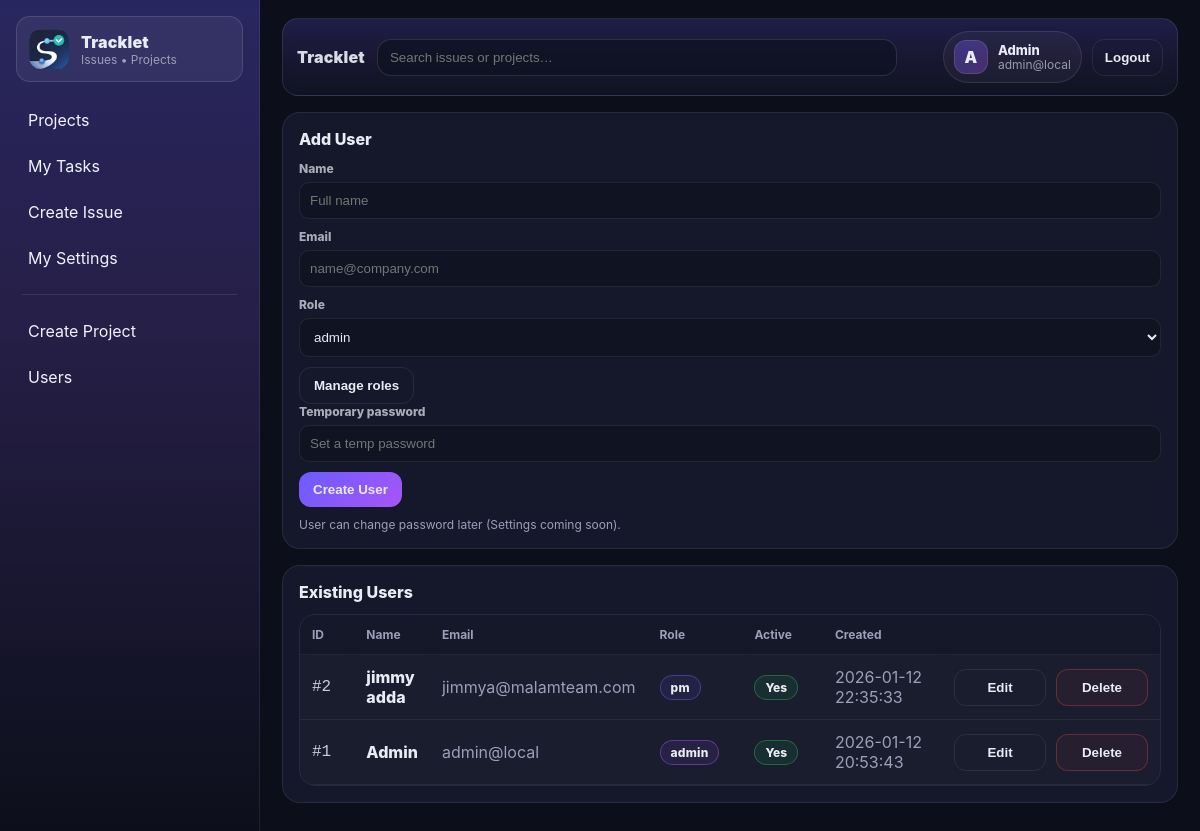
/admin/users (signed in), run on an earlier commit of the app's database.
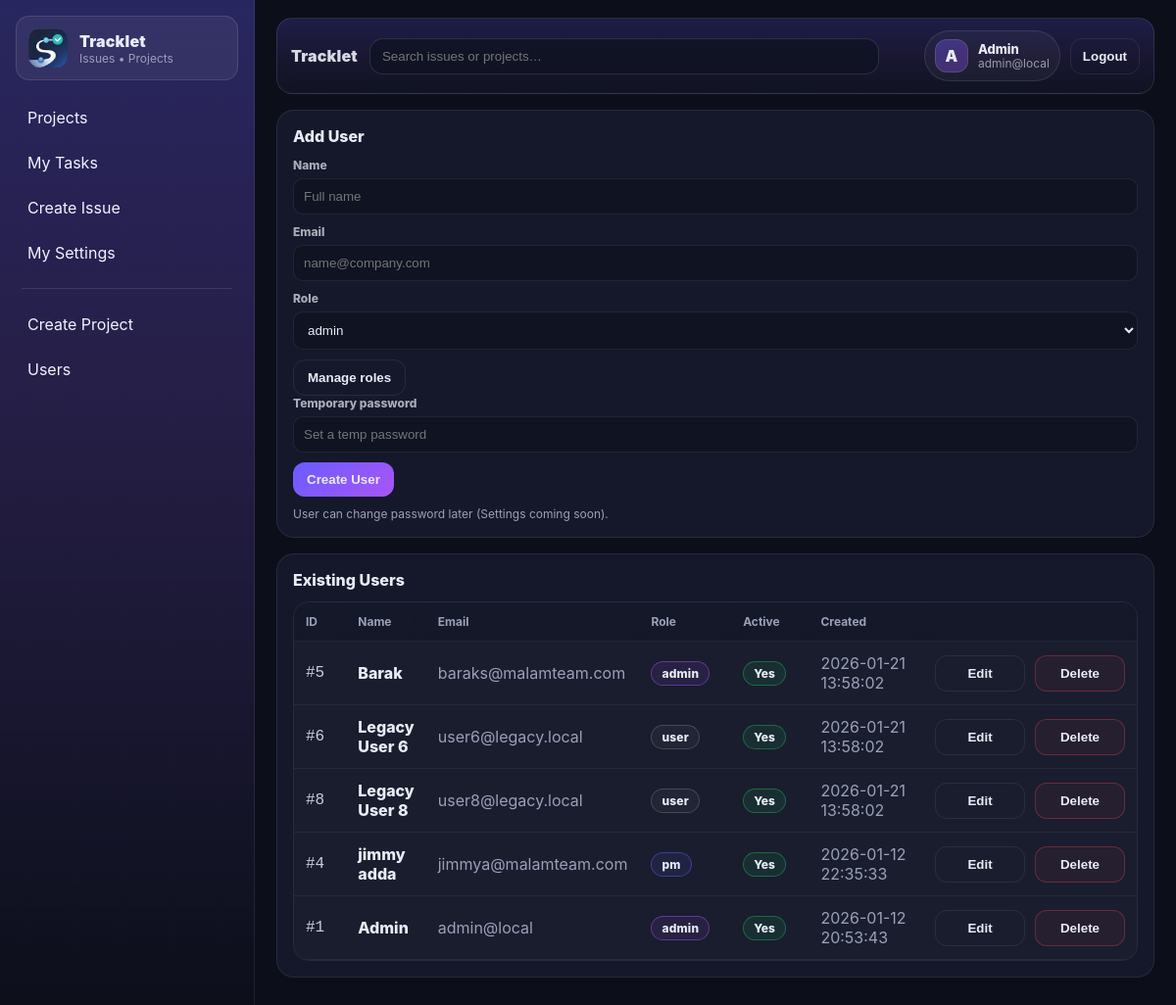
And on a later commit of the database.
### tables this page shows
CREATE TABLE users (
  id INTEGER PRIMARY KEY AUTOINCREMENT,
  email TEXT NOT NULL UNIQUE,
  password_hash TEXT NOT NULL,
  name TEXT NOT NULL,
  role TEXT NOT NULL DEFAULT 'user',     -- admin|pm|user
  photo_path TEXT,
  is_active INTEGER NOT NULL DEFAULT 1,
  created_at TEXT NOT NULL DEFAULT (datetime('now'))
);

### app.py (the view)
@app.get("/admin/users")
@login_required
def admin_users():
    if not is_admin():
        abort(403)
    return render_template(
        "admin_users.html",
        users=list_users_admin(),
        roles=list_roles_active(),
    )

### TrackletDB.py (called while the page is built)
def get_db_path() -> str:
    return settings.DB_PATH

def _ensure_parent(db_path: str) -> None:
    Path(db_path).parent.mkdir(parents=True, exist_ok=True)

def get_connection() -> sqlite3.Connection:
    db_path = get_db_path()
    _ensure_parent(db_path)
    conn = sqlite3.connect(db_path, detect_types=sqlite3.PARSE_DECLTYPES)
    conn.row_factory = sqlite3.Row
    conn.execute("PRAGMA foreign_keys = ON;")
    conn.execute("PRAGMA journal_mode = WAL;")
    return conn

def db_read_one(sql: str, params: tuple[Any, ...] = ()) -> Optional[sqlite3.Row]:
    conn = get_connection()
    try:
        cur = conn.cursor()
        cur.execute(sql, params)
        return cur.fetchone()
    finally:
        conn.close()

def db_read_all(sql: str, params: tuple[Any, ...] = ()) -> list[sqlite3.Row]:
    conn = get_connection()
    try:
        cur = conn.cursor()
        cur.execute(sql, params)
        return cur.fetchall()
    finally:
        conn.close()

def get_user_by_id(user_id: int) -> Optional[sqlite3.Row]:
    return db_read_one("SELECT * FROM users WHERE id=? AND is_active=1", (user_id,))

def list_users_admin() -> list[sqlite3.Row]:
    return db_read_all("SELECT id, name, email, role, is_active, created_at FROM users ORDER BY created_at DESC")

def list_roles_active() -> list[sqlite3.Row]:
    return db_read_all("SELECT id, name FROM roles WHERE is_active=1 ORDER BY name")

### app.py (called while the page is built)
@app.context_processor
def inject_settings():
    return {"settings": settings}

@login_manager.user_loader
def load_user(user_id: str):
    row = get_user_by_id(int(user_id))
    return User(row) if row else None

def is_admin() -> bool:
    return current_user.is_authenticated and current_user.role == "admin"

### templates/admin_users.html (shortened to what this page needs)
{% extends "layout.html" %}
{% set title = "Users" %}
{% block content %}
<div class="card">
  <div class="card-title">Add User</div>
  <form method="post" action="{{ url_for('admin_users_post') }}" >
    <label class="label">Name</label>
    <input name="name" required placeholder="Full name">
    <label class="label">Email</label>
    <input name="email" type="email" required placeholder="name@company.com">
    <label class="label">Role</label>
    <select name="role" id="roleSelect">
    {% for r in roles %}
        <option value="{{ r.name }}">{{ r.name }}</option>
    {% endfor %}
    </select>
    <button class="btn btn-ghost" type="button" onclick="openRolesModal()" style="margin-bottom:0;">
    Manage roles
    </button>
    <label class="label">Temporary password</label>
    <input name="password" required placeholder="Set a temp password">
    <button class="btn btn-primary" type="submit">Create User</button>
    <div class="muted" style="font-size:12px;">
      User can change password later (Settings coming soon).
    </div>
  </form>
</div>
<div class="card">
  <div class="card-title">Existing Users</div>
  <div class="table-wrap">
    <table class="table table-users">
      <thead>
        <tr>
          <th style="width:80px;">ID</th>
          <th>Name</th>
          <th>Email</th>
          <th style="width:120px;">Role</th>
          <th style="width:110px;">Active</th>
          <th style="width:180px;">Created</th>
          <th style="width:120px;"></th>
        </tr>
      </thead>
      <tbody>
        {% for u in users %}
        <tr>
          <td class="mono">#{{ u.id }}</td>
          <td class="cell-strong">{{ u.name }}</td>
          <td class="muted">{{ u.email }}</td>
          <td>
            <span class="pill role-{{ u.role }}">{{ u.role }}</span>
          </td>
          <td>
            {% if u.is_active %}
              <span class="badge badge-ok">Yes</span>
            {% else %}
              <span class="badge badge-off">No</span>
            {% endif %}
          </td>
          <td class="muted">{{ (u.created_at or "")[:19] }}</td>
            <td style="text-align:right;">
              <div class="action-group">
                <button class="btn btn-ghost btn-topbar btn-action edit-user-btn"
                        type="button"
                        data-id="{{ u.id }}"
                        data-name="{{ u.name }}"
                        data-email="{{ u.email }}"
                        data-role="{{ u.role }}">
                  Edit
                </button>
                <form method="post"
                      action="{{ url_for('admin_user_delete', user_id=u.id) }}"
                      class="inline-form"
                      onsubmit="return confirm('Delete this user?\n\n• Issues will stay\n• Comments & events will be removed');">
                  <button class="btn btn-ghost btn-topbar btn-danger btn-action"
                          type="submit">
                    Delete
                  </button>
                </form>
              </div>
            </td>
        </tr>
        {% else %}
        <tr>
          <td colspan="6" class="muted">No users found.</td>
        </tr>
        {% endfor %}
      </tbody>
    </table>
  </div>
</div>
{% endblock %}

### templates/layout.html (shortened to what this page needs)
<!doctype html>
<html>
<head>
  <link rel="stylesheet" href="{{ url_for('static', filename='app.css') }}">
</head>
<body>
  <div class="app">
    <aside class="sidebar">
      <a class="brand" href="{{ url_for('my_tasks') }}">
        <img class="brand-img" src="{{ url_for('static', filename='img/tracklet_icon_128.png') }}" alt="Tracklet" />
        <div class="brand-text">
          <div class="brand-title">Tracklet</div>
          <div class="brand-sub">Issues • Projects</div>
        </div>
      </a>
    <nav class="nav">
      <a class="navlink" href="{{ url_for('projects_list') }}">Projects</a>
      <a class="navlink" href="{{ url_for('my_tasks') }}">My Tasks</a>
      <a class="navlink" href="{{ url_for('issue_new') }}">Create Issue</a>
      <a class="navlink" href="{{ url_for('my_settings') }}">My Settings</a>
      {% if current_user.is_authenticated and current_user.role == 'admin' %}
        <div class="nav-sep"></div>
        <a class="navlink" href="{{ url_for('admin_projects') }}">Create Project</a>
        <a class="navlink" href="{{ url_for('admin_users') }}">Users</a>
      {% endif %}
    </nav>
    </aside>
    <main class="main">
<div class="topbar">
  <div class="topbar-left">
    <div class="app-title">Tracklet</div>
    <form class="topbar-search" method="get" action="{{ url_for('search') }}">
      <input name="q" placeholder="Search issues or projects…" value="{{ request.args.get('q','') }}">
    </form>
  </div>
  {% if current_user.is_authenticated %}
  <div class="topbar-right">
    <div class="user-chip">
      <div class="user-avatar">{{ (current_user.name or "U")[:1] | upper }}</div>
      <div class="user-meta">
        <div class="user-name">{{ current_user.name }}</div>
        <div class="user-email">{{ current_user.email }}</div>
      </div>
    </div>
    <form method="post" action="{{ url_for('logout') }}">
      <button class="btn btn-ghost btn-topbar" type="submit">Logout</button>
    </form>
  </div>
  {% endif %}
</div>
      {% block content %}{% endblock %}
    </main>
  </div>
</body>
</html>

What changed in the data, as far as the page shows it:
removed users: id "2", name "jimmy adda", email "jimmya@malamteam.com", role "pm", is_active "Yes", created_at "2026-01-12 22:35:33"
added users: id "5", name "Barak", email "baraks@malamteam.com", role "admin", is_active "Yes", created_at "2026-01-21 13:58:02"
added users: id "6", name "Legacy User 6", email "user6@legacy.local", role "user", is_active "Yes", created_at "2026-01-21 13:58:02"
added users: id "8", name "Legacy User 8", email "user8@legacy.local", role "user", is_active "Yes", created_at "2026-01-21 13:58:02"
added users: id "4", name "jimmy adda", email "jimmya@malamteam.com", role "pm", is_active "Yes", created_at "2026-01-12 22:35:33"
